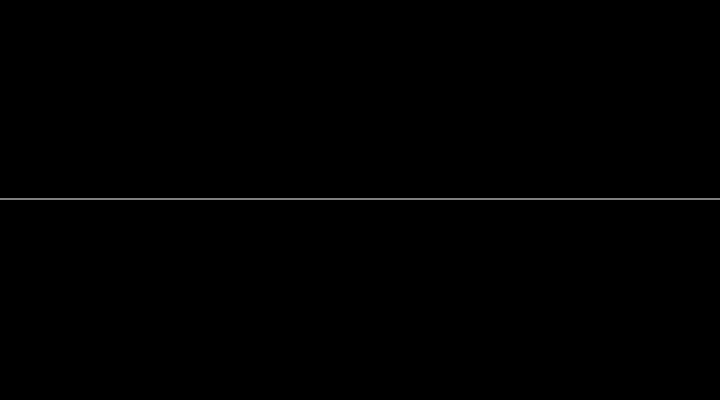
Frame 1 (no input)
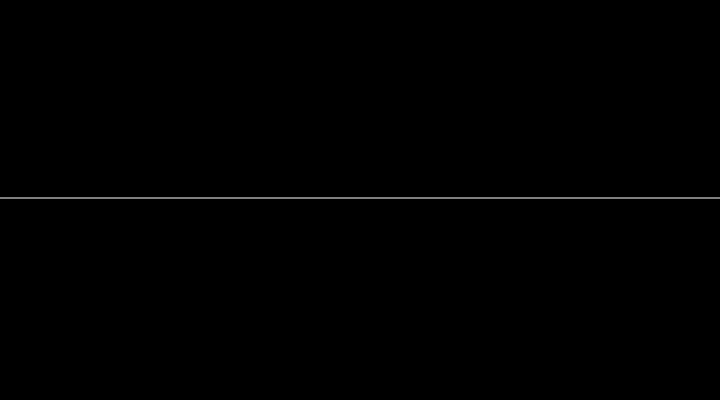
Frame 2 (the mouse pressed at the canvas centre, redrawn once)

The p5.js sketch that drew these frames (run headless with seeded random() and noise() and a simulated clock; the mouse was pressed at the canvas centre and the sketch redrawn once):

// p5.js sketch
// ── sketch.js
let y;

// The statements in the setup() function
// execute once when the program begins
function setup() {
  // createCanvas should be the first statement
  createCanvas(720, 400);
  stroke(255); // Set line drawing color to white
  noLoop();

  y = height * 0.5;
}

// The statements in draw() are executed until the
// program is stopped. Each statement is executed in
// sequence and after the last line is read, the first
// line is executed again.
function draw() {
  background(0); // Set the background to black
  y = y - 1;
  if (y < 0) {
    y = height;
  }
  line(0, y, width, y);
}
